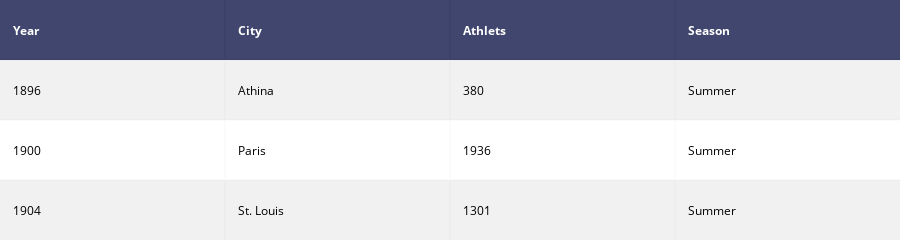

This figure's notebook cell:
### Markdown cell above
## <a id="103">create_table</a>

Let's also show how we can display tables with Plotly.

### Code cell
iplot(ff.create_table(df2.head(3)), filename='jupyter-table2')

### Figure 1 — Plotly figure (JSON) as saved in the notebook; plotly's stock layout.template omitted (floating-point values rounded to 4 significant figures)
{"data": [{"colorscale": [[0, "#00083e"], [0.5, "#ededee"], [1, "#ffffff"]], "hoverinfo": "none", "opacity": 0.75, "showscale": false, "type": "heatmap", "z": [[0, 0, 0, 0], [0.5, 0.5, 0.5, 0.5], [1, 1, 1, 1], [0.5, 0.5, 0.5, 0.5]]}], "layout": {"annotations": [{"align": "left", "font": {"color": "#ffffff"}, "showarrow": false, "text": "<b>Year</b>", "x": -0.45, "xanchor": "left", "xref": "x1", "y": 0, "yref": "y1"}, {"align": "left", "font": {"color": "#ffffff"}, "showarrow": false, "text": "<b>City</b>", "x": 0.55, "xanchor": "left", "xref": "x1", "y": 0, "yref": "y1"}, {"align": "left", "font": {"color": "#ffffff"}, "showarrow": false, "text": "<b>Athlets</b>", "x": 1.55, "xanchor": "left", "xref": "x1", "y": 0, "yref": "y1"}, {"align": "left", "font": {"color": "#ffffff"}, "showarrow": false, "text": "<b>Season</b>", "x": 2.55, "xanchor": "left", "xref": "x1", "y": 0, "yref": "y1"}, {"align": "left", "font": {"color": "#000000"}, "showarrow": false, "text": "1896", "x": -0.45, "xanchor": "left", "xref": "x1", "y": 1, "yref": "y1"}, {"align": "left", "font": {"color": "#000000"}, "showarrow": false, "text": "Athina", "x": 0.55, "xanchor": "left", "xref": "x1", "y": 1, "yref": "y1"}, {"align": "left", "font": {"color": "#000000"}, "showarrow": false, "text": "380", "x": 1.55, "xanchor": "left", "xref": "x1", "y": 1, "yref": "y1"}, {"align": "left", "font": {"color": "#000000"}, "showarrow": false, "text": "Summer", "x": 2.55, "xanchor": "left", "xref": "x1", "y": 1, "yref": "y1"}, {"align": "left", "font": {"color": "#000000"}, "showarrow": false, "text": "1900", "x": -0.45, "xanchor": "left", "xref": "x1", "y": 2, "yref": "y1"}, {"align": "left", "font": {"color": "#000000"}, "showarrow": false, "text": "Paris", "x": 0.55, "xanchor": "left", "xref": "x1", "y": 2, "yref": "y1"}, {"align": "left", "font": {"color": "#000000"}, "showarrow": false, "text": "1936", "x": 1.55, "xanchor": "left", "xref": "x1", "y": 2, "yref": "y1"}, {"align": "left", "font": {"color": "#000000"}, "showarrow": false, "text": "Summer", "x": 2.55, "xanchor": "left", "xref": "x1", "y": 2, "yref": "y1"}, {"align": "left", "font": {"color": "#000000"}, "showarrow": false, "text": "1904", "x": -0.45, "xanchor": "left", "xref": "x1", "y": 3, "yref": "y1"}, {"align": "left", "font": {"color": "#000000"}, "showarrow": false, "text": "St. Louis", "x": 0.55, "xanchor": "left", "xref": "x1", "y": 3, "yref": "y1"}, {"align": "left", "font": {"color": "#000000"}, "showarrow": false, "text": "1301", "x": 1.55, "xanchor": "left", "xref": "x1", "y": 3, "yref": "y1"}, {"align": "left", "font": {"color": "#000000"}, "showarrow": false, "text": "Summer", "x": 2.55, "xanchor": "left", "xref": "x1", "y": 3, "yref": "y1"}], "height": 170, "margin": {"b": 0, "l": 0, "r": 0, "t": 0}, "xaxis": {"dtick": 1, "gridwidth": 2, "showticklabels": false, "tick0": -0.5, "ticks": "", "zeroline": false}, "yaxis": {"autorange": "reversed", "dtick": 1, "gridwidth": 2, "showticklabels": false, "tick0": 0.5, "ticks": "", "zeroline": false}}}
